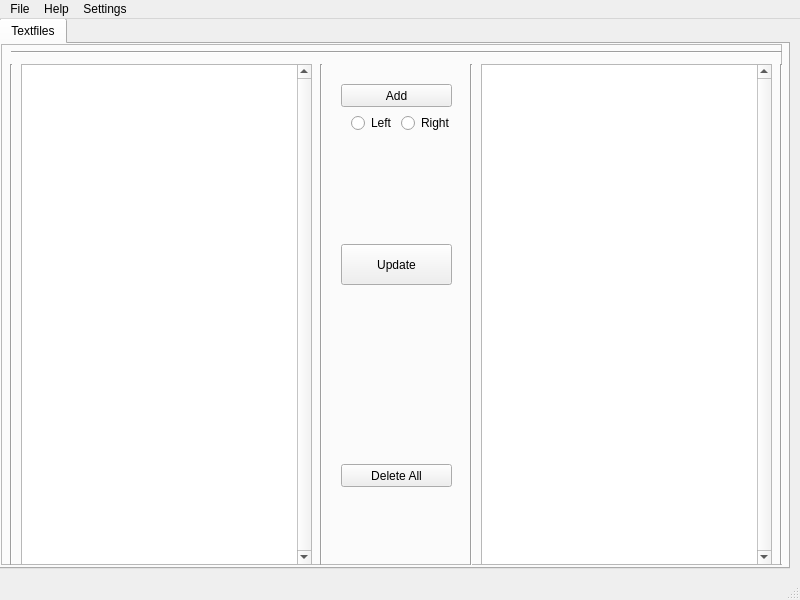
<?xml version="1.0" encoding="UTF-8"?>
<ui version="4.0">
 <class>MainWindow</class>
 <widget class="QMainWindow" name="MainWindow">
  <property name="enabled">
   <bool>true</bool>
  </property>
  <property name="geometry">
   <rect>
    <x>0</x>
    <y>0</y>
    <width>800</width>
    <height>600</height>
   </rect>
  </property>
  <property name="sizePolicy">
   <sizepolicy hsizetype="Fixed" vsizetype="Fixed">
    <horstretch>0</horstretch>
    <verstretch>0</verstretch>
   </sizepolicy>
  </property>
  <property name="minimumSize">
   <size>
    <width>800</width>
    <height>600</height>
   </size>
  </property>
  <property name="maximumSize">
   <size>
    <width>800</width>
    <height>600</height>
   </size>
  </property>
  <property name="windowTitle">
   <string>StreamHelper</string>
  </property>
  <property name="tabShape">
   <enum>QTabWidget::Rounded</enum>
  </property>
  <widget class="QWidget" name="centralwidget">
   <widget class="QWidget" name="gridLayoutWidget">
    <property name="geometry">
     <rect>
      <x>-1</x>
      <y>-1</y>
      <width>791</width>
      <height>551</height>
     </rect>
    </property>
    <layout class="QGridLayout" name="gridLayout">
     <property name="sizeConstraint">
      <enum>QLayout::SetMaximumSize</enum>
     </property>
     <item row="1" column="0">
      <widget class="QTabWidget" name="tabWidget">
       <property name="currentIndex">
        <number>0</number>
       </property>
       <widget class="QWidget" name="tab">
        <attribute name="title">
         <string>Textfiles</string>
        </attribute>
        <widget class="QFrame" name="frame">
         <property name="geometry">
          <rect>
           <x>0</x>
           <y>0</y>
           <width>781</width>
           <height>521</height>
          </rect>
         </property>
         <property name="frameShape">
          <enum>QFrame::StyledPanel</enum>
         </property>
         <property name="frameShadow">
          <enum>QFrame::Raised</enum>
         </property>
         <widget class="Line" name="line_5">
          <property name="geometry">
           <rect>
            <x>10</x>
            <y>0</y>
            <width>771</width>
            <height>16</height>
           </rect>
          </property>
          <property name="orientation">
           <enum>Qt::Horizontal</enum>
          </property>
         </widget>
         <widget class="Line" name="line_4">
          <property name="geometry">
           <rect>
            <x>770</x>
            <y>20</y>
            <width>20</width>
            <height>501</height>
           </rect>
          </property>
          <property name="orientation">
           <enum>Qt::Vertical</enum>
          </property>
         </widget>
         <widget class="Line" name="line_2">
          <property name="geometry">
           <rect>
            <x>310</x>
            <y>20</y>
            <width>20</width>
            <height>501</height>
           </rect>
          </property>
          <property name="orientation">
           <enum>Qt::Vertical</enum>
          </property>
         </widget>
         <widget class="Line" name="line">
          <property name="geometry">
           <rect>
            <x>0</x>
            <y>20</y>
            <width>21</width>
            <height>501</height>
           </rect>
          </property>
          <property name="orientation">
           <enum>Qt::Vertical</enum>
          </property>
         </widget>
         <widget class="Line" name="line_3">
          <property name="geometry">
           <rect>
            <x>460</x>
            <y>20</y>
            <width>20</width>
            <height>541</height>
           </rect>
          </property>
          <property name="orientation">
           <enum>Qt::Vertical</enum>
          </property>
         </widget>
         <widget class="QListWidget" name="listWidget">
          <property name="geometry">
           <rect>
            <x>20</x>
            <y>20</y>
            <width>291</width>
            <height>501</height>
           </rect>
          </property>
          <property name="verticalScrollBarPolicy">
           <enum>Qt::ScrollBarAlwaysOn</enum>
          </property>
         </widget>
         <widget class="QListWidget" name="listWidget_2">
          <property name="geometry">
           <rect>
            <x>480</x>
            <y>20</y>
            <width>291</width>
            <height>501</height>
           </rect>
          </property>
          <property name="verticalScrollBarPolicy">
           <enum>Qt::ScrollBarAlwaysOn</enum>
          </property>
         </widget>
         <widget class="QPushButton" name="addButton">
          <property name="geometry">
           <rect>
            <x>340</x>
            <y>40</y>
            <width>111</width>
            <height>23</height>
           </rect>
          </property>
          <property name="toolTip">
           <string>Create new object</string>
          </property>
          <property name="text">
           <string>Add</string>
          </property>
          <property name="icon">
           <iconset>
            <normaloff>images/001-add.png</normaloff>images/001-add.png</iconset>
          </property>
         </widget>
         <widget class="QPushButton" name="allDeleteButton">
          <property name="geometry">
           <rect>
            <x>340</x>
            <y>420</y>
            <width>111</width>
            <height>23</height>
           </rect>
          </property>
          <property name="toolTip">
           <string>Create new object</string>
          </property>
          <property name="text">
           <string>Delete All</string>
          </property>
          <property name="icon">
           <iconset>
            <normaloff>C:/Users/sc4le/.designer/backup/images/can.png</normaloff>C:/Users/sc4le/.designer/backup/images/can.png</iconset>
          </property>
         </widget>
         <widget class="QPushButton" name="updateButton">
          <property name="geometry">
           <rect>
            <x>340</x>
            <y>200</y>
            <width>111</width>
            <height>41</height>
           </rect>
          </property>
          <property name="text">
           <string>Update</string>
          </property>
          <property name="icon">
           <iconset>
            <normaloff>images/030-share.png</normaloff>images/030-share.png</iconset>
          </property>
          <property name="iconSize">
           <size>
            <width>16</width>
            <height>16</height>
           </size>
          </property>
         </widget>
         <widget class="QRadioButton" name="addleft">
          <property name="geometry">
           <rect>
            <x>350</x>
            <y>70</y>
            <width>77</width>
            <height>18</height>
           </rect>
          </property>
          <property name="text">
           <string>Left</string>
          </property>
         </widget>
         <widget class="QRadioButton" name="addright">
          <property name="geometry">
           <rect>
            <x>400</x>
            <y>70</y>
            <width>77</width>
            <height>18</height>
           </rect>
          </property>
          <property name="text">
           <string>Right</string>
          </property>
         </widget>
         <zorder>listWidget</zorder>
         <zorder>line_5</zorder>
         <zorder>line_4</zorder>
         <zorder>line_2</zorder>
         <zorder>line</zorder>
         <zorder>line_3</zorder>
         <zorder>listWidget_2</zorder>
         <zorder>addButton</zorder>
         <zorder>allDeleteButton</zorder>
         <zorder>updateButton</zorder>
         <zorder>addleft</zorder>
         <zorder>addright</zorder>
        </widget>
       </widget>
      </widget>
     </item>
    </layout>
   </widget>
  </widget>
  <widget class="QMenuBar" name="menubar">
   <property name="geometry">
    <rect>
     <x>0</x>
     <y>0</y>
     <width>800</width>
     <height>21</height>
    </rect>
   </property>
   <widget class="QMenu" name="menuFile">
    <property name="title">
     <string>File</string>
    </property>
    <addaction name="actionSave"/>
    <addaction name="actionLoad"/>
    <addaction name="separator"/>
    <addaction name="actionQuit"/>
   </widget>
   <widget class="QMenu" name="menuHelp">
    <property name="title">
     <string>Help</string>
    </property>
    <addaction name="actionStreamHelperDocumentation"/>
    <addaction name="separator"/>
    <addaction name="actionAboutStreamHelper"/>
    <addaction name="actionCredits"/>
    <addaction name="actionVersion_Changes"/>
    <addaction name="separator"/>
    <addaction name="actionLog"/>
   </widget>
   <widget class="QMenu" name="menuSettings">
    <property name="title">
     <string>Settings</string>
    </property>
    <addaction name="actionSetMainFilePath"/>
   </widget>
   <addaction name="menuFile"/>
   <addaction name="menuHelp"/>
   <addaction name="menuSettings"/>
  </widget>
  <widget class="QStatusBar" name="statusbar"/>
  <action name="actionSave">
   <property name="text">
    <string>Save Configuration</string>
   </property>
   <property name="shortcut">
    <string>Ctrl+S</string>
   </property>
  </action>
  <action name="actionLoad">
   <property name="text">
    <string>Load Configuration</string>
   </property>
   <property name="shortcut">
    <string>Ctrl+V, Ctrl+L</string>
   </property>
  </action>
  <action name="actionQuit">
   <property name="text">
    <string>Quit StreamHelper</string>
   </property>
  </action>
  <action name="actionStreamHelperDocumentation">
   <property name="text">
    <string>StreamHelper Documentation</string>
   </property>
   <property name="shortcut">
    <string>F1</string>
   </property>
  </action>
  <action name="actionAboutStreamHelper">
   <property name="text">
    <string>About StreamHelper</string>
   </property>
  </action>
  <action name="actionCredits">
   <property name="text">
    <string>Credits</string>
   </property>
  </action>
  <action name="actionLog">
   <property name="text">
    <string>Log...</string>
   </property>
  </action>
  <action name="actionSetMainFilePath">
   <property name="text">
    <string>Set main file path</string>
   </property>
  </action>
  <action name="actionVersion_Changes">
   <property name="text">
    <string>Version Changes</string>
   </property>
  </action>
 </widget>
 <tabstops>
  <tabstop>tabWidget</tabstop>
  <tabstop>listWidget</tabstop>
  <tabstop>listWidget_2</tabstop>
  <tabstop>addButton</tabstop>
  <tabstop>allDeleteButton</tabstop>
  <tabstop>updateButton</tabstop>
 </tabstops>
 <resources/>
 <connections>
  <connection>
   <sender>allDeleteButton</sender>
   <signal>clicked()</signal>
   <receiver>listWidget</receiver>
   <slot>clear()</slot>
   <hints>
    <hint type="sourcelabel">
     <x>420</x>
     <y>474</y>
    </hint>
    <hint type="destinationlabel">
     <x>171</x>
     <y>437</y>
    </hint>
   </hints>
  </connection>
  <connection>
   <sender>allDeleteButton</sender>
   <signal>clicked()</signal>
   <receiver>listWidget_2</receiver>
   <slot>clear()</slot>
   <hints>
    <hint type="sourcelabel">
     <x>384</x>
     <y>480</y>
    </hint>
    <hint type="destinationlabel">
     <x>543</x>
     <y>495</y>
    </hint>
   </hints>
  </connection>
 </connections>
</ui>
